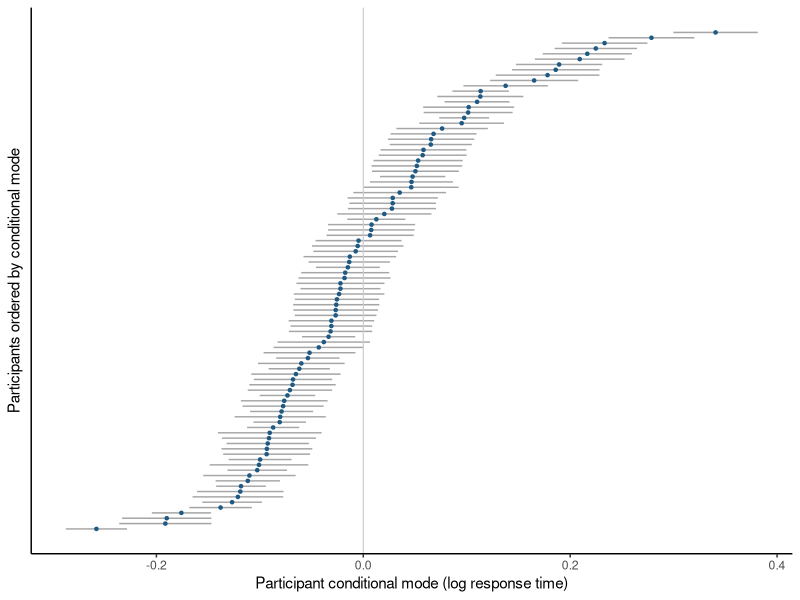

Generate this figure with R:
## ---- chunk 1
#| label: mald-ranef
library(lme4)
library(ggplot2)

mald <- read.csv("data/mald/mald-connected-trials.csv")
mald <- subset(mald, correct == 1L)

standardize <- function(x) {
  as.numeric(scale(x))
}

mald$z_frequency <- standardize(mald$log_frequency_subtlex)
mald$z_duration <- standardize(mald$log_duration)
mald$z_trial <- standardize(mald$trial_order)

fit <- lmer(
  log_rt ~ z_frequency + z_duration + z_trial +
    (1 + z_frequency | participant_id) +
    (1 | item),
  data = mald,
  control = lmerControl(
    optimizer = "bobyqa",
    optCtrl = list(maxfun = 200000L)
  )
)

participant_effects <- ranef(fit, condVar = TRUE)$participant_id
conditional_variance <- attr(participant_effects, "postVar")

intercepts <- data.frame(
  participant = rownames(participant_effects),
  estimate = participant_effects[["(Intercept)"]],
  conditional_se = sqrt(conditional_variance[1L, 1L, ]),
  row.names = NULL
)
intercepts <- intercepts[order(intercepts$estimate), ]
intercepts$order <- seq_len(nrow(intercepts))

head(intercepts)
## ---- chunk 2
#| label: plot-mald-ranef
ggplot(intercepts, aes(x = estimate, y = order)) +
  geom_errorbarh(
    aes(
      xmin = estimate - 1.96 * conditional_se,
      xmax = estimate + 1.96 * conditional_se
    ),
    height = 0,
    color = "grey65"
  ) +
  geom_vline(xintercept = 0, color = "grey80", linewidth = 0.4) +
  geom_point(size = 0.9, color = "#1F5A85") +
  labs(
    x = "Participant conditional mode (log response time)",
    y = "Participants ordered by conditional mode"
  ) +
  theme_classic() +
  theme(
    axis.text.y = element_blank(),
    axis.ticks.y = element_blank()
  )
## ---- chunk 3
#| label: one-participant-coefficient-identity
#| echo: true
p <- rownames(participant_effects)[1L]
data.frame(
  participant = p,
  population_intercept = fixef(fit)["(Intercept)"],
  intercept_deviation = participant_effects[p, "(Intercept)"],
  sum = fixef(fit)["(Intercept)"] + participant_effects[p, "(Intercept)"],
  coef_result = coef(fit)$participant_id[p, "(Intercept)"]
)
